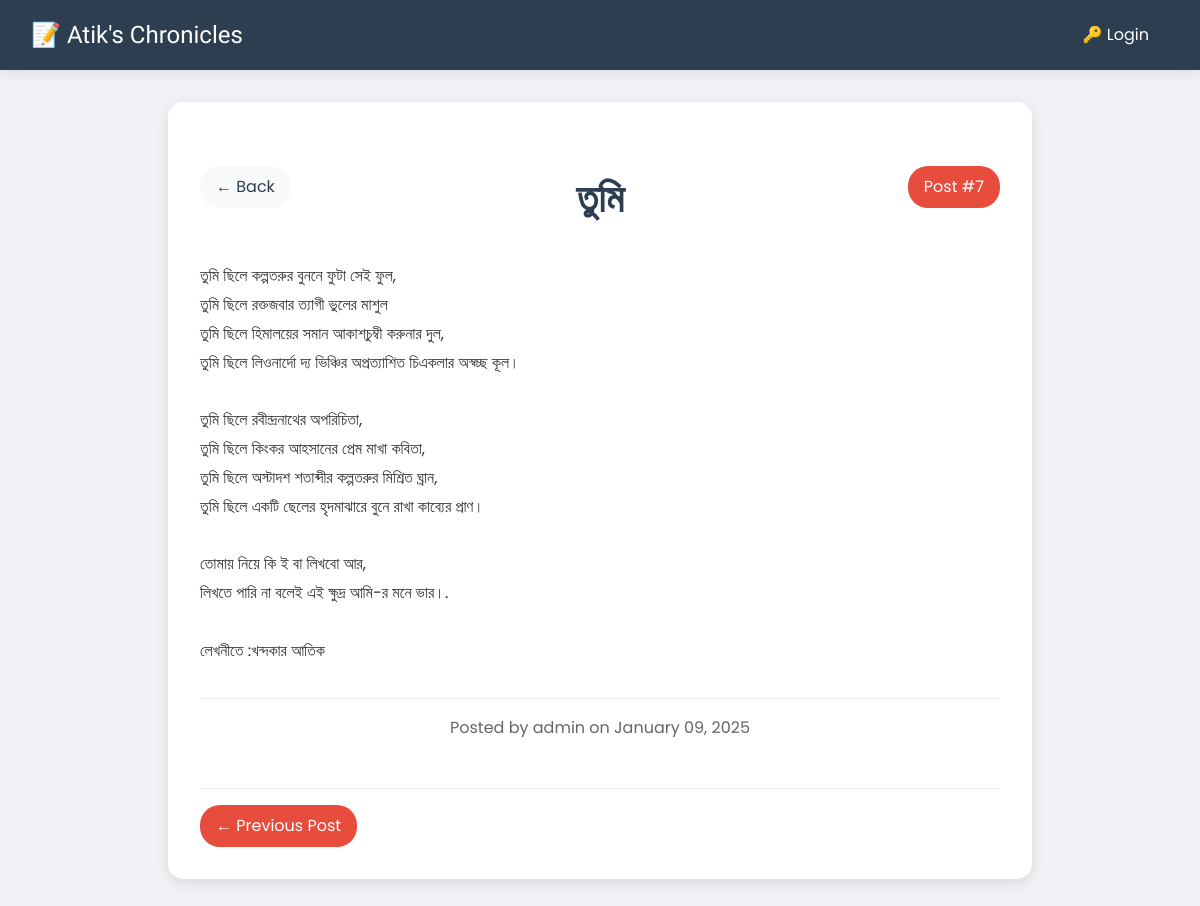
/post/1, run on the app's committed database.
### models.py (models this page shows)
class Post(db.Model):
    id = db.Column(db.Integer, primary_key=True)
    title = db.Column(db.String(100), nullable=False)
    date_posted = db.Column(db.DateTime, nullable=False, default=datetime.utcnow)
    content = db.Column(db.Text, nullable=False)
    user_id = db.Column(db.Integer, db.ForeignKey('user.id'), nullable=False)
    author = db.relationship('User', backref=db.backref('posts', lazy=True))

class User(db.Model, UserMixin):
    id = db.Column(db.Integer, primary_key=True)
    username = db.Column(db.String(20), unique=True, nullable=False)
    password = db.Column(db.String(60), nullable=False)

### routes.py (the view)
@app.route("/post/<int:post_id>")
def view_post(post_id):
    post = Post.query.get_or_404(post_id)
    all_posts = Post.query.order_by(Post.date_posted.desc()).all()
    post_number = all_posts.index(post) + 1
    prev_post = None
    next_post = None
    for i, p in enumerate(all_posts):
        if p.id == post_id:
            if i > 0:
                prev_post = all_posts[i-1]
            if i < len(all_posts)-1:
                next_post = all_posts[i+1]
            break
    return render_template('view_post.html',
                         post=post,
                         post_number=post_number,
                         prev_post=prev_post,
                         next_post=next_post,
                         last_edited_time=last_edited_time)

### templates/view_post.html (shortened to what this page needs)
{% extends "base.html" %}
{% block content %}
<div class="full-post-container">
    <div class="post-header">
        <a href="{{ url_for('home') }}" class="back-button">← Back</a>
        <div class="post-number">Post #{{ post_number }}</div>
        <h1 class="post-title">{{ post.title }}</h1>
    </div>
    <div class="post-content">
        {{ post.content | safe }}
    </div>
    <div class="post-meta">
        Posted by {{ post.author.username }} on {{ post.date_posted.strftime('%B %d, %Y') }}
    </div>
    <div class="post-navigation">
        {% if prev_post %}
            <a href="{{ url_for('view_post', post_id=prev_post.id) }}" class="nav-button">← Previous Post</a>
        {% else %}
            <span></span>
        {% endif %}
    </div>
</div>
{% endblock %}

### templates/base.html (style rules this page uses)
:root { --primary-color: #2c3e50; --accent-color: #e74c3c; --paper-color: #fff; --line-color: #91a4c1; }
body { margin: 0; padding: 0; font-family: 'Poppins', sans-serif; background-image: url('https://www.transparenttextures.com/patterns/notebook-dark.png'); background-color: #f0f2f5; line-height: 1.6; }

### templates/view_post.html (style rules this page uses)
.full-post-container { max-width: 800px; margin: 2rem auto; background: white; padding: 2rem; border-radius: 15px; box-shadow: 0 4px 15px rgba(0, 0, 0, 0.1); }
.post-header { margin-bottom: 2rem; position: relative; }
.back-button { position: absolute; top: 0; left: 0; background: #f8f9fa; padding: 0.5rem 1rem; border-radius: 20px; color: #2c3e50; text-decoration: none; display: flex; align-items: center; gap: 0.5rem; transition: transform 0.3s ease; }
.post-title { text-align: center; color: #2c3e50; font-size: 2.5rem; margin: 2rem 0; }
.post-content { line-height: 1.8; color: #333; margin-bottom: 2rem; }
.post-meta { color: #666; text-align: center; padding: 1rem 0; border-top: 1px solid #eee; }
.post-navigation { display: flex; justify-content: space-between; margin-top: 2rem; padding-top: 1rem; border-top: 1px solid #eee; }
.nav-button { padding: 0.5rem 1rem; background: #e74c3c; color: white; text-decoration: none; border-radius: 20px; transition: transform 0.3s ease; }
.post-number { position: absolute; top: 0; right: 0; background: #e74c3c; color: white; padding: 0.5rem 1rem; border-radius: 20px; }

### data on the page
Post: title "তুমি", content "তুমি ছিলে কল্পতরুর বুননে ফুটা সেই ফুল, তুমি ছিলে রক্তজবার ত্যাগী ভুলের মাশুল তুমি ছিলে হিমালয়ের সমান আকাশচুম্বী করুনার দুল, তুমি ছিলে লিওনার্দো দ্য ভিঞ্চির অপ্রত্যাশিত চিএকলার অস্বচ্ছ কূল। তুমি ছিলে রবীন্দ্রনাথের অপরিচিতা, তুমি ছিলে কিংকর আহসানের প্রেম মাখা কবিতা, তুমি ছিলে অস্টাদশ শতাব্দীর কল্পতরুর মিশ্রিত ঘ্রান, তুমি ছিলে একটি ছেলের হৃদমাঝারে বুনে রাখা কাব্যের প্রাণ। তোমায় নিয়ে কি ই বা লিখবো আর, লিখতে পারি না বলেই এই ক্ষুদ্র আমি-র মনে ভার।. লেখনীতে :খন্দকার আতিক", date_posted "January 09, 2025"
User: author.username "admin"

### other printed values
{{ post_number }} "7"
